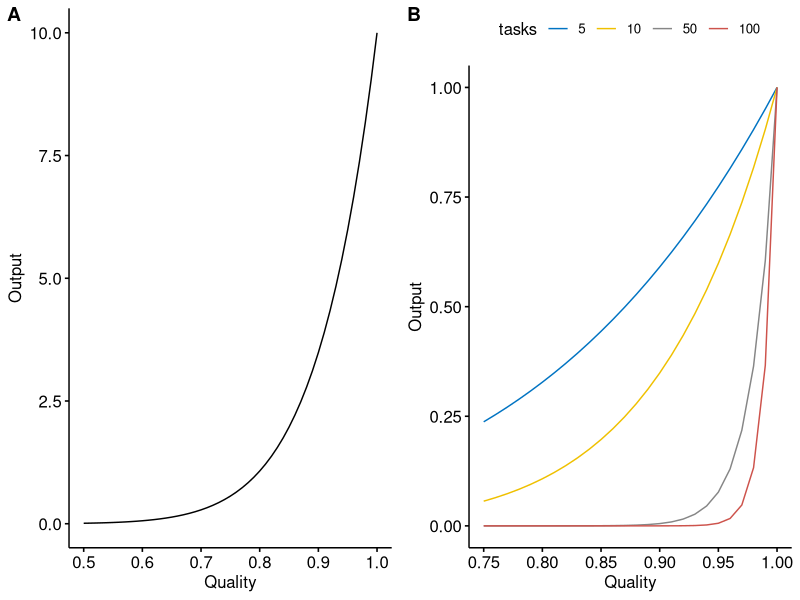

Generate this figure with R:
## ---- chunk 1
library(tidyverse)
library(ggpubr)

# output decline bwetween .95 and 90 in quality, by number of tasks
tb <- tibble(tasks = 1:100, output_95 = 0.95^(tasks)*tasks, output_90 = 0.9^(tasks)*tasks) %>%
  mutate(diff_ratio = output_95 / output_90,
         diff_abs = output_95 - output_90)

# output by quality for 10 task process
 quality <- seq(0.50, 1, 0.01)
 tasks <- rep(10, length(quality))
 output_tb <- tibble(quality, tasks) %>%
 mutate(output = quality^(tasks)*tasks)

p2 <- ggline(output_tb,
       numeric.x.axis = TRUE,
       x = "quality",
       y = "output",
       plot_type = "l",
       xlab = "Quality",
       ylab = "Output")


# percentage of output lost by worker quality for 4 different task levels
quality <- seq(0.75, 1, 0.01)

tasks <- c(rep(5, length(quality)), rep(10, length(quality)), rep(50, length(quality)), rep(100, length(quality)))

 scaled_output_tb <- tibble(qual = rep(quality, 4), tasks) %>%
 mutate(output = qual^(tasks)*tasks) %>%
   mutate(rescaled_output = output/tasks) %>%
   mutate(tasks = as.factor(tasks))

p3 <- ggline(scaled_output_tb,
             numeric.x.axis = TRUE,
             #group = "tasks",
             x = "qual",
             y = "rescaled_output",
             plot_type = "l",
             xlab = "Quality",
             ylab = "Output",
             color = "tasks",
             palette = "jco")


figure <- ggarrange(p2, p3,
                    labels = c("A", "B"),
                    ncol = 2, nrow = 1)

figure
